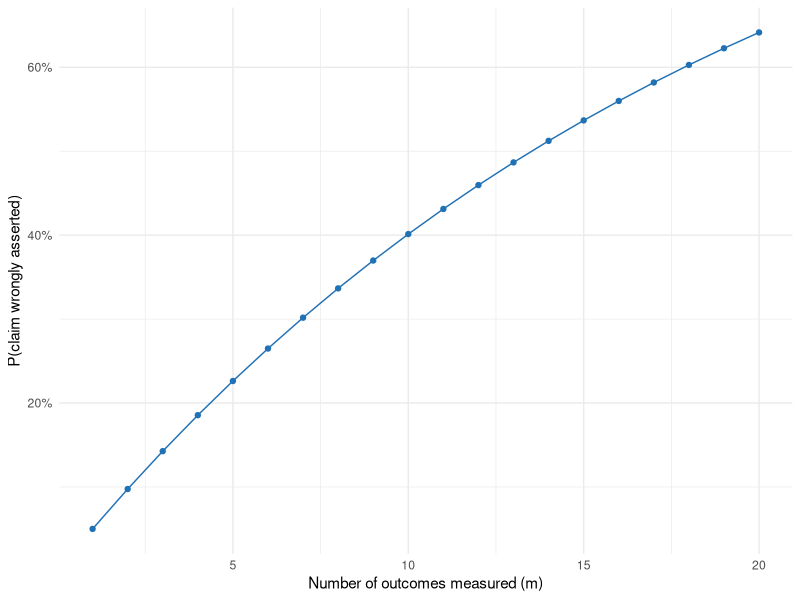
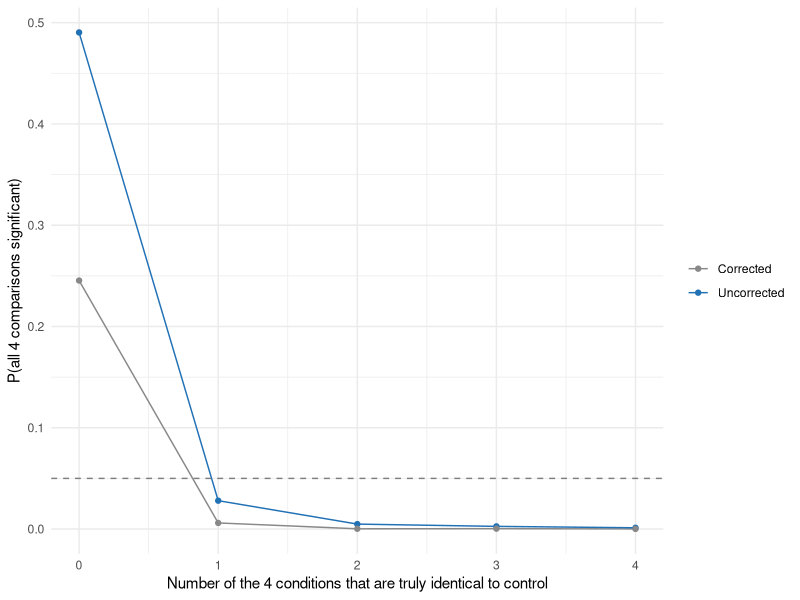
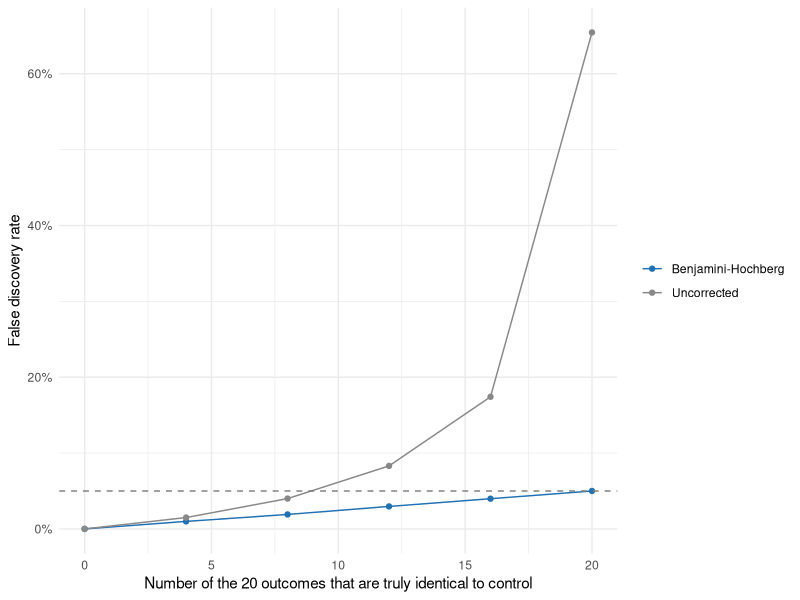
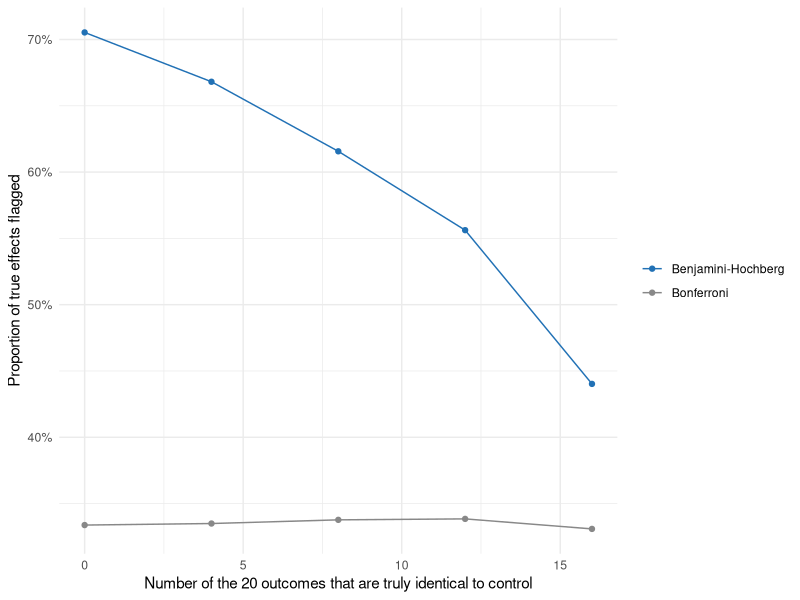

R code for these plots, in order:
## ---- chunk 1
#| label: setup
#| message: false
#| code-fold: true
library(tidyverse)

theme_set(theme_minimal())

color_primary <- "#2171b5"
color_secondary <- "#888888"
color_reference <- "gray50"
## ---- chunk 2
#| label: fwer-any-effect
#| code-fold: true
#| fig-cap: "Probability of wrongly claiming the treatment affected at least one outcome, as a function of the number of outcomes measured, from 1 - (1 - .05)^m."

alpha <- 0.05
k_max <- 20

fwer_any_effect <- tibble(
  m = 1:k_max,
  fwer = 1 - (1 - alpha)^m
)

ggplot(fwer_any_effect, aes(x = m, y = fwer)) +
  geom_line(color = color_primary) +
  geom_point(color = color_primary) +
  scale_y_continuous(labels = scales::percent_format()) +
  labs(x = "Number of outcomes measured (m)", y = "P(claim wrongly asserted)")
## ---- chunk 3
#| label: sim-all-beat-control
#| code-fold: true

set.seed(123)
n <- 40
k <- 4
d <- 0.6
alpha <- .05
n_sim <- 8000

sim_all_beat_control <- map_dfr(0:k, \(n_null) {
  effects <- c(rep(0, n_null), rep(d, k - n_null))

  reps <- map_dfr(seq_len(n_sim), \(i) {
    control <- rnorm(n, 0, 1)
    ps <- map_dbl(effects, \(delta) {
      treatment <- rnorm(n, delta, 1)
      t.test(treatment, control)$p.value
    })
    tibble(
      Uncorrected = all(ps < alpha),
      Corrected = all(ps < alpha / k)
    )
  })

  tibble(
    n_null = n_null,
    Uncorrected = mean(reps$Uncorrected),
    Corrected = mean(reps$Corrected)
  )
})

sim_all_beat_control
## ---- chunk 4
#| label: plot-all-beat-control
#| fig-cap: "P(all four comparisons significant) as a function of how many of the four conditions are truly identical to control. The dashed line marks α = .05."

sim_all_beat_control_long <- sim_all_beat_control |>
  pivot_longer(
    c(Uncorrected, Corrected),
    names_to = "method",
    values_to = "rate"
  )

ggplot(sim_all_beat_control_long, aes(x = n_null, y = rate, color = method)) +
  geom_line() +
  geom_point() +
  geom_hline(yintercept = alpha, linetype = "dashed", color = color_reference) +
  scale_color_manual(
    values = c("Uncorrected" = color_primary, "Corrected" = color_secondary)
  ) +
  labs(
    x = "Number of the 4 conditions that are truly identical to control",
    y = "P(all 4 comparisons significant)",
    color = NULL
  )
## ---- chunk 5
#| label: sim-which-outcomes
#| code-fold: true

set.seed(123)
n <- 40
k <- 20
d <- 0.6
q <- .05
n_sim <- 2000

sim_which_outcomes <- map_dfr(seq(0, k, by = 4), \(n_null) {
  is_null <- c(rep(TRUE, n_null), rep(FALSE, k - n_null))
  effects <- ifelse(is_null, 0, d)

  reps <- map_dfr(seq_len(n_sim), \(i) {
    ps <- map_dbl(effects, \(delta) {
      control <- rnorm(n, 0, 1)
      treatment <- rnorm(n, delta, 1)
      t.test(treatment, control)$p.value
    })

    flag <- function(reject) {
      tibble(
        fdp = sum(reject & is_null) / max(1, sum(reject)),
        tdr = sum(reject & !is_null) / max(1, sum(!is_null))
      )
    }

    bind_rows(
      flag(ps < q) |> mutate(method = "Uncorrected"),
      flag(ps < q / k) |> mutate(method = "Bonferroni"),
      flag(p.adjust(ps, "BH") < q) |> mutate(method = "Benjamini-Hochberg")
    )
  })

  reps |>
    group_by(method) |>
    summarize(fdr = mean(fdp), power = mean(tdr), .groups = "drop") |>
    mutate(n_null = n_null)
})
## ---- chunk 6
#| label: plot-which-outcomes-fdr
#| fig-cap: "False discovery rate as a function of how many of the 20 outcomes are truly identical to control, without correction and under Benjamini-Hochberg. The dashed line marks the target q = .05."

sim_which_outcomes |>
  filter(method %in% c("Uncorrected", "Benjamini-Hochberg")) |>
  ggplot(aes(x = n_null, y = fdr, color = method)) +
  geom_line() +
  geom_point() +
  geom_hline(yintercept = q, linetype = "dashed", color = color_reference) +
  scale_y_continuous(labels = scales::percent_format()) +
  scale_color_manual(
    values = c(
      "Benjamini-Hochberg" = color_primary,
      "Uncorrected" = color_secondary
    )
  ) +
  labs(
    x = "Number of the 20 outcomes that are truly identical to control",
    y = "False discovery rate",
    color = NULL
  )
## ---- chunk 7
#| label: plot-which-outcomes-power
#| fig-cap: "Proportion of the truly affected outcomes that get flagged, under Bonferroni and Benjamini-Hochberg, as a function of how many of the 20 outcomes are truly identical to control."

sim_which_outcomes |>
  filter(method %in% c("Bonferroni", "Benjamini-Hochberg"), n_null < k) |>
  ggplot(aes(x = n_null, y = power, color = method)) +
  geom_line() +
  geom_point() +
  scale_y_continuous(labels = scales::percent_format()) +
  scale_color_manual(
    values = c(
      "Benjamini-Hochberg" = color_primary,
      "Bonferroni" = color_secondary
    )
  ) +
  labs(
    x = "Number of the 20 outcomes that are truly identical to control",
    y = "Proportion of true effects flagged",
    color = NULL
  )
